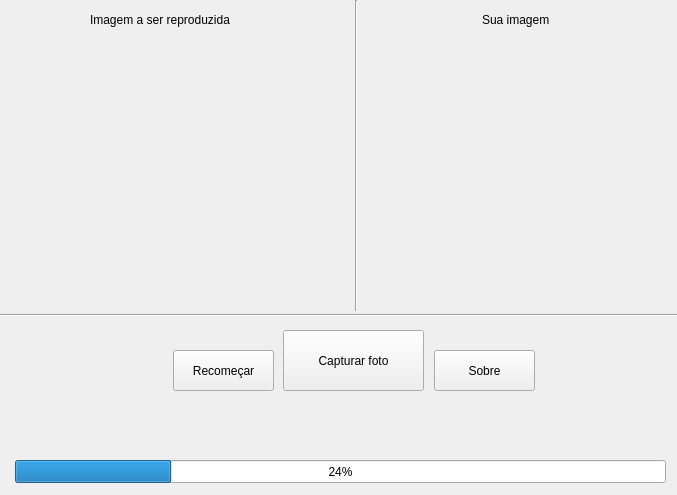
<?xml version="1.0" encoding="UTF-8"?>
<ui version="4.0">
 <class>MainWindow</class>
 <widget class="QMainWindow" name="MainWindow">
  <property name="geometry">
   <rect>
    <x>0</x>
    <y>0</y>
    <width>677</width>
    <height>495</height>
   </rect>
  </property>
  <property name="windowTitle">
   <string>TG - Aquisição de dados</string>
  </property>
  <widget class="QWidget" name="centralwidget">
   <widget class="QLabel" name="labelOrigem">
    <property name="geometry">
     <rect>
      <x>53</x>
      <y>60</y>
      <width>231</width>
      <height>171</height>
     </rect>
    </property>
    <property name="text">
     <string/>
    </property>
   </widget>
   <widget class="Line" name="line_2">
    <property name="geometry">
     <rect>
      <x>346</x>
      <y>0</y>
      <width>20</width>
      <height>311</height>
     </rect>
    </property>
    <property name="orientation">
     <enum>Qt::Vertical</enum>
    </property>
   </widget>
   <widget class="QPushButton" name="buttonRestart">
    <property name="geometry">
     <rect>
      <x>173</x>
      <y>350</y>
      <width>101</width>
      <height>41</height>
     </rect>
    </property>
    <property name="text">
     <string>Recomeçar</string>
    </property>
   </widget>
   <widget class="QPushButton" name="buttonAbout">
    <property name="geometry">
     <rect>
      <x>434</x>
      <y>350</y>
      <width>101</width>
      <height>41</height>
     </rect>
    </property>
    <property name="text">
     <string>Sobre</string>
    </property>
   </widget>
   <widget class="QLabel" name="labelDestino">
    <property name="geometry">
     <rect>
      <x>403</x>
      <y>60</y>
      <width>231</width>
      <height>171</height>
     </rect>
    </property>
    <property name="text">
     <string/>
    </property>
   </widget>
   <widget class="QProgressBar" name="progressBar">
    <property name="geometry">
     <rect>
      <x>15</x>
      <y>460</y>
      <width>651</width>
      <height>23</height>
     </rect>
    </property>
    <property name="value">
     <number>24</number>
    </property>
   </widget>
   <widget class="QPushButton" name="buttonCapture">
    <property name="geometry">
     <rect>
      <x>283</x>
      <y>330</y>
      <width>141</width>
      <height>61</height>
     </rect>
    </property>
    <property name="text">
     <string>Capturar foto</string>
    </property>
   </widget>
   <widget class="QLabel" name="label_2">
    <property name="geometry">
     <rect>
      <x>482</x>
      <y>10</y>
      <width>91</width>
      <height>20</height>
     </rect>
    </property>
    <property name="text">
     <string>Sua imagem</string>
    </property>
   </widget>
   <widget class="Line" name="line">
    <property name="geometry">
     <rect>
      <x>-7</x>
      <y>300</y>
      <width>691</width>
      <height>31</height>
     </rect>
    </property>
    <property name="orientation">
     <enum>Qt::Horizontal</enum>
    </property>
   </widget>
   <widget class="QLabel" name="label">
    <property name="geometry">
     <rect>
      <x>90</x>
      <y>10</y>
      <width>181</width>
      <height>20</height>
     </rect>
    </property>
    <property name="text">
     <string>Imagem a ser reproduzida</string>
    </property>
   </widget>
   <widget class="QLabel" name="labelGestureName">
    <property name="geometry">
     <rect>
      <x>90</x>
      <y>250</y>
      <width>181</width>
      <height>20</height>
     </rect>
    </property>
    <property name="text">
     <string/>
    </property>
   </widget>
   <widget class="QLabel" name="labelQtd">
    <property name="geometry">
     <rect>
      <x>10</x>
      <y>290</y>
      <width>271</width>
      <height>17</height>
     </rect>
    </property>
    <property name="text">
     <string/>
    </property>
   </widget>
  </widget>
 </widget>
 <resources/>
 <connections/>
</ui>
